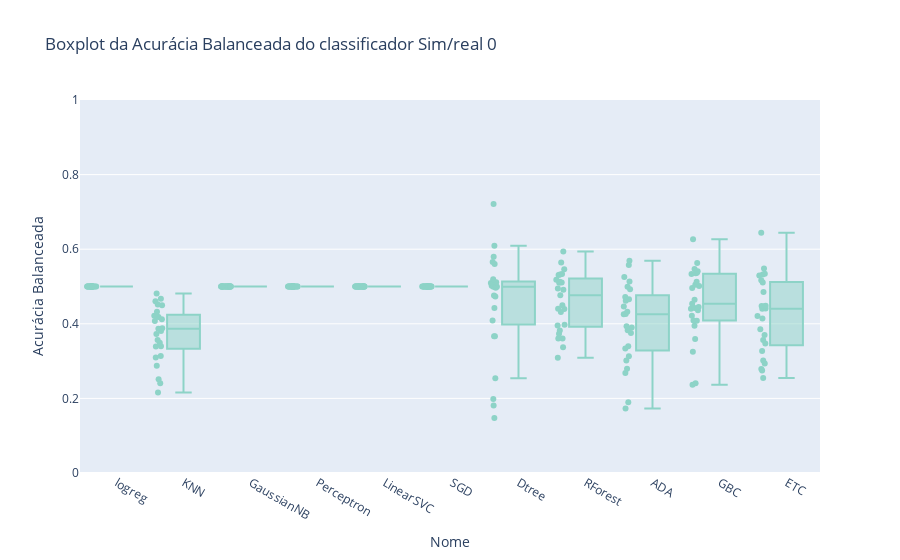
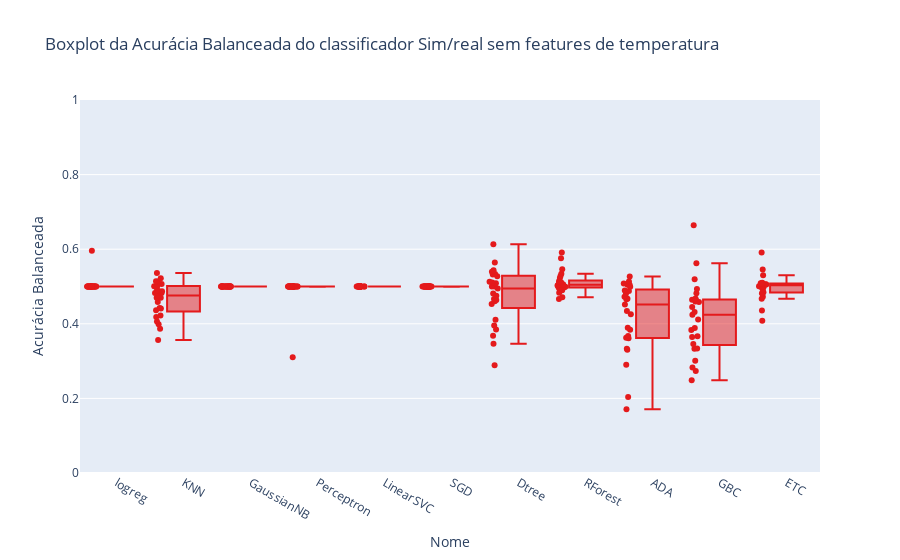

Write notebook code for charts like these, in order.
### Markdown cell above
## Gráficos treinamentos simulados e testes reais

### Code cell
# Criar boxplot da acurácia por modelo sim/real 
fig = px.box(df6, x='Nome', y='Acurácia Balanceada', points='all', title='Boxplot da Acurácia Balanceada do classificador Sim/real 0',color_discrete_sequence=px.colors.qualitative.Set3)
fig.update_yaxes(range=[0, 1])
fig.show()

fig = px.box(df9, x='Nome', y='Acurácia Balanceada', points='all', title='Boxplot da Acurácia Balanceada do classificador Sim/real sem features de temperatura',color_discrete_sequence=px.colors.qualitative.Set1)
fig.update_yaxes(range=[0, 1])
fig.show()

fig = px.box(df3, x='Nome', y='Acurácia Balanceada', points='all', title='Boxplot da Acurácia Balanceada do classificador Sim/real')
fig.update_yaxes(range=[0, 1])
fig.show()

### Figure 1 — Plotly figure (JSON) as saved in the notebook; plotly's stock layout.template omitted (floating-point values rounded to 4 significant figures; data arrays with more than 128 entries replaced by an {"elided": "..."} marker saying what was removed)
{"data": [{"alignmentgroup": "True", "boxpoints": "all", "hovertemplate": "Nome=%{x}<br>Acurácia Balanceada=%{y}<extra></extra>", "legendgroup": "", "marker": {"color": "rgb(141,211,199)"}, "name": "", "notched": false, "offsetgroup": "", "orientation": "v", "showlegend": false, "type": "box", "x": {"elided": "275 str values"}, "x0": " ", "xaxis": "x", "y": {"elided": "275 float values"}, "y0": " ", "yaxis": "y"}], "layout": {"boxmode": "group", "legend": {"tracegroupgap": 0}, "title": {"text": "Boxplot da Acurácia Balanceada do classificador Sim/real 0"}, "xaxis": {"anchor": "y", "domain": [0, 1], "title": {"text": "Nome"}}, "yaxis": {"anchor": "x", "domain": [0, 1], "range": [0, 1], "title": {"text": "Acurácia Balanceada"}}}}

### Figure 2 — Plotly figure (JSON) as saved in the notebook; plotly's stock layout.template omitted (floating-point values rounded to 4 significant figures; data arrays with more than 128 entries replaced by an {"elided": "..."} marker saying what was removed)
{"data": [{"alignmentgroup": "True", "boxpoints": "all", "hovertemplate": "Nome=%{x}<br>Acurácia Balanceada=%{y}<extra></extra>", "legendgroup": "", "marker": {"color": "rgb(228,26,28)"}, "name": "", "notched": false, "offsetgroup": "", "orientation": "v", "showlegend": false, "type": "box", "x": {"elided": "275 str values"}, "x0": " ", "xaxis": "x", "y": {"elided": "275 float values"}, "y0": " ", "yaxis": "y"}], "layout": {"boxmode": "group", "legend": {"tracegroupgap": 0}, "title": {"text": "Boxplot da Acurácia Balanceada do classificador Sim/real sem features de temperatura"}, "xaxis": {"anchor": "y", "domain": [0, 1], "title": {"text": "Nome"}}, "yaxis": {"anchor": "x", "domain": [0, 1], "range": [0, 1], "title": {"text": "Acurácia Balanceada"}}}}
